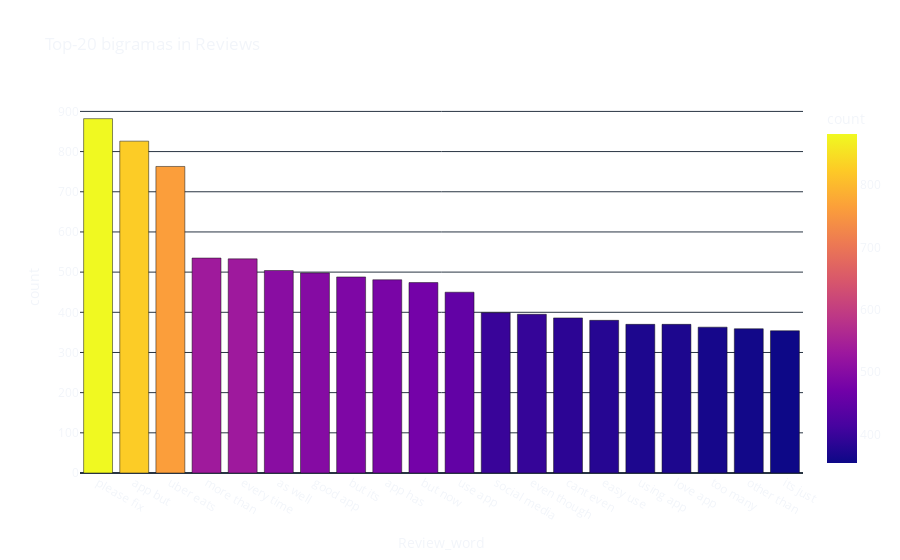

Notebook source saved alongside this figure:
### Markdown cell above
**`Bigrams`**

### Code cell
def get_top_n_bigrams(corpus, n=None):
    vec = CountVectorizer(ngram_range=(2, 2), stop_words = stopwords).fit(corpus)
    bag_of_words = vec.transform(corpus)
    sum_words = bag_of_words.sum(axis=0) 
    words_freq = [(word, sum_words[0, idx]) for word, idx in vec.vocabulary_.items()]
    words_freq =sorted(words_freq, key = lambda x: x[1], reverse=True)
    return words_freq[:n]

common_bigrams = get_top_n_bigrams(df['content'], 20)
for word, freq in common_bigrams:
    print(f'{word}: {freq}')

df2 = pd.DataFrame(common_bigrams, columns = ['Review_word' , 'count'])

fig = px.bar(df2, x='Review_word', y='count',
            title='Top-20 bigramas in Reviews',
            color='count')
fig.update_layout(  template= 'plotly_dark',
                    paper_bgcolor='rgba(0, 0, 0, 0)',
                    plot_bgcolor='rgba(0, 0, 0, 0)'
                    )   
fig.show()

### Figure 1 — Plotly figure (JSON) as saved in the notebook; plotly's stock layout.template omitted (floating-point values rounded to 4 significant figures)
{"data": [{"alignmentgroup": "True", "hovertemplate": "Review_word=%{x}<br>count=%{marker.color}<extra></extra>", "legendgroup": "", "marker": {"color": [882, 826, 763, 535, 533, 504, 498, 488, 481, 474, 450, 399, 395, 386, 380, 370, 370, 363, 359, 354], "coloraxis": "coloraxis", "pattern": {"shape": ""}}, "name": "", "offsetgroup": "", "orientation": "v", "showlegend": false, "textposition": "auto", "type": "bar", "x": ["please fix", "app but", "uber eats", "more than", "every time", "as well", "good app", "but its", "app has", "but now", "use app", "social media", "even though", "cant even", "easy use", "using app", "love app", "too many", "other than", "its just"], "xaxis": "x", "y": [882, 826, 763, 535, 533, 504, 498, 488, 481, 474, 450, 399, 395, 386, 380, 370, 370, 363, 359, 354], "yaxis": "y"}], "layout": {"barmode": "relative", "coloraxis": {"colorbar": {"title": {"text": "count"}}, "colorscale": [[0, "#0d0887"], [0.1111, "#46039f"], [0.2222, "#7201a8"], [0.3333, "#9c179e"], [0.4444, "#bd3786"], [0.5556, "#d8576b"], [0.6667, "#ed7953"], [0.7778, "#fb9f3a"], [0.8889, "#fdca26"], [1, "#f0f921"]]}, "legend": {"tracegroupgap": 0}, "paper_bgcolor": "rgba(0, 0, 0, 0)", "plot_bgcolor": "rgba(0, 0, 0, 0)", "title": {"text": "Top-20 bigramas in Reviews"}, "xaxis": {"anchor": "y", "domain": [0, 1], "title": {"text": "Review_word"}}, "yaxis": {"anchor": "x", "domain": [0, 1], "title": {"text": "count"}}}}
